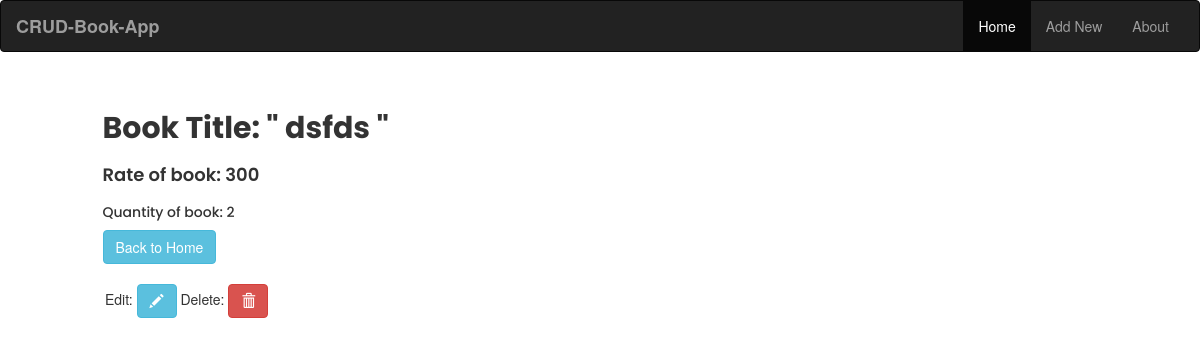
The page /book/6/ on the database as committed earlier.
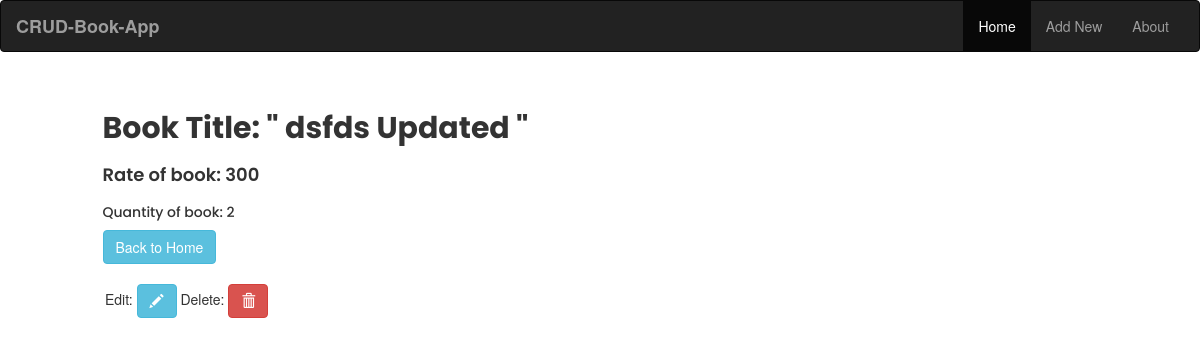
The same page on the database as committed later.
### model_app/models.py (models this page shows, shortened)
class Books(models.Model):
    title = models.CharField(max_length=100, null=True)
    rate = models.IntegerField(null=True)
    quantity= models.IntegerField(null=True)

### model_app/views.py (the view)
# urls.py: path('book/<int:pk>/', views.BookDetailView.as_view(), name='detail'),
class BookDetailView(DetailView):
    template_name='model_app/detail.html'
    context_object_name = 'book'
    model = Books

### model_app/templates/model_app/detail.html (shortened to what this page needs)
{% extends 'model_app/base.html' %}
{% block content %}
<div class="container-fluid">
<br/>
<div class="row">
    <div class="col-md-1 col-xs-1 col-sm-1">
    </div>
    <div class="col-md-8 col-xs-8 col-sm-8">
        <h2 style="font-family: 'Poppins', sans-serif; font-weight: 700;">
            Book Title: " {{ book.title }} "
        </h2>
    </div>
    <div class="col-md-1 col-xs-1 col-sm-1">
    </div>
</div>
<div class="row">
    <div class="col-md-1 col-xs-1 col-sm-1"></div>
    <div class="col-md-10 col-xs-10 col-sm-10">
       <h4 style="font-family: 'Poppins', sans-serif; font-weight: 600;"> Rate of book: {{ book.rate }}</h4>
    </div>
    <div class="col-md-1 col-xs-1 col-sm-1"></div>
</div>
<div class="row">
        <div class="col-md-1 col-xs-1 col-sm-1"></div>
        <div class="col-md-10 col-xs-10 col-sm-10">
           <h5 style="font-family: 'Poppins', sans-serif; font-weight: 500;">Quantity of book: {{ book.quantity }}</h5>
        </div>
        <div class="col-md-1 col-xs-1 col-sm-1"></div>
    </div>
    <div class="row">
        <div class="col-md-1 col-xs-1 col-sm-1"></div>
        <div class="col-md-10 col-xs-10 col-sm-10">
            <a href="{% url 'index' %}"> <button type="submit" class="btn btn-info" >Back to Home</button></a>
        </div>
        <div class="col-md-1 col-xs-1 col-sm-1"></div>
    </div>
    <br>
    <div class="row" style="padding-left: 10vw;">
            Edit: <a href="{% url 'update' object.pk %}">
                     <button type="button" class="btn btn-info">
                       <span class="glyphicon glyphicon-pencil"></span>
                     </button>
                   </a>
             Delete: <a href="{% url 'delete' object.pk %}">
                     <button type="button" class="btn btn-danger">
                             <span class="glyphicon glyphicon-trash"></span>
                            </button>
                   </a>
    </div>
{% endblock %}

Rows that differ between the two databases and show on the page:
changed Books: title "dsfds" → "dsfds Updated"
